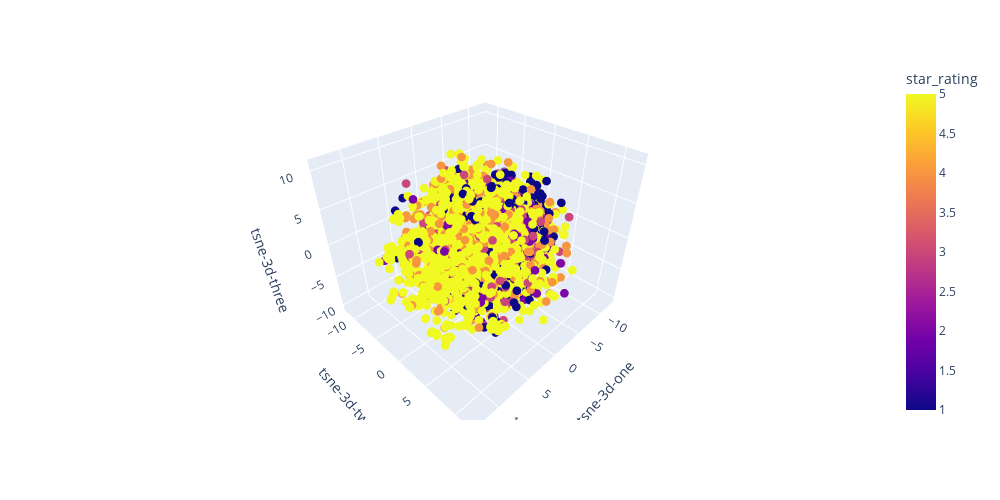

The cell this chart's notebook holds for it:
### Code cell
import plotly.express as px
fig = px.scatter_3d(df_tsne_3_dim, x='tsne-3d-one', y='tsne-3d-two', z='tsne-3d-three', color='star_rating', width=1000, height=500)
fig.update_traces(marker_size = 3)
fig.show()

### Figure 1 — Plotly figure (JSON) as saved in the notebook; plotly's stock layout.template omitted (floating-point values rounded to 4 significant figures; data arrays with more than 128 entries replaced by an {"elided": "..."} marker saying what was removed)
{"data": [{"hovertemplate": "tsne-3d-one=%{x}<br>tsne-3d-two=%{y}<br>tsne-3d-three=%{z}<br>star_rating=%{marker.color}<extra></extra>", "legendgroup": "", "marker": {"color": {"elided": "5000 int values"}, "coloraxis": "coloraxis", "size": 3, "symbol": "circle"}, "mode": "markers", "name": "", "scene": "scene", "showlegend": false, "type": "scatter3d", "x": {"elided": "5000 float values"}, "y": {"elided": "5000 float values"}, "z": {"elided": "5000 float values"}}], "layout": {"coloraxis": {"colorbar": {"title": {"text": "star_rating"}}, "colorscale": [[0, "#0d0887"], [0.1111, "#46039f"], [0.2222, "#7201a8"], [0.3333, "#9c179e"], [0.4444, "#bd3786"], [0.5556, "#d8576b"], [0.6667, "#ed7953"], [0.7778, "#fb9f3a"], [0.8889, "#fdca26"], [1, "#f0f921"]]}, "height": 500, "legend": {"tracegroupgap": 0}, "margin": {"t": 60}, "scene": {"domain": {"x": [0, 1], "y": [0, 1]}, "xaxis": {"title": {"text": "tsne-3d-one"}}, "yaxis": {"title": {"text": "tsne-3d-two"}}, "zaxis": {"title": {"text": "tsne-3d-three"}}}, "width": 1000}}
